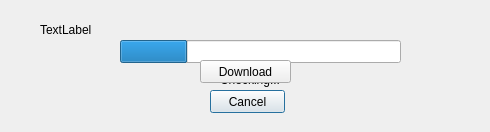
<?xml version="1.0" encoding="UTF-8"?>
<ui version="4.0">
 <class>CheckForUpdates</class>
 <widget class="QDialog" name="CheckForUpdates">
  <property name="geometry">
   <rect>
    <x>0</x>
    <y>0</y>
    <width>490</width>
    <height>132</height>
   </rect>
  </property>
  <property name="minimumSize">
   <size>
    <width>490</width>
    <height>132</height>
   </size>
  </property>
  <property name="maximumSize">
   <size>
    <width>490</width>
    <height>132</height>
   </size>
  </property>
  <property name="windowTitle">
   <string>Dialog</string>
  </property>
  <widget class="QPushButton" name="btnCancel">
   <property name="geometry">
    <rect>
     <x>210</x>
     <y>90</y>
     <width>75</width>
     <height>23</height>
    </rect>
   </property>
   <property name="text">
    <string>Cancel</string>
   </property>
  </widget>
  <widget class="QProgressBar" name="progressBar">
   <property name="geometry">
    <rect>
     <x>120</x>
     <y>40</y>
     <width>281</width>
     <height>23</height>
    </rect>
   </property>
   <property name="value">
    <number>24</number>
   </property>
   <property name="invertedAppearance">
    <bool>false</bool>
   </property>
   <property name="format">
    <string/>
   </property>
  </widget>
  <widget class="QLabel" name="lbChecking">
   <property name="geometry">
    <rect>
     <x>220</x>
     <y>70</y>
     <width>61</width>
     <height>20</height>
    </rect>
   </property>
   <property name="text">
    <string>Checking...</string>
   </property>
  </widget>
  <widget class="QLabel" name="lbStatus">
   <property name="geometry">
    <rect>
     <x>40</x>
     <y>20</y>
     <width>451</width>
     <height>20</height>
    </rect>
   </property>
   <property name="text">
    <string>TextLabel</string>
   </property>
  </widget>
  <widget class="QPushButton" name="btnDownload">
   <property name="geometry">
    <rect>
     <x>200</x>
     <y>60</y>
     <width>91</width>
     <height>23</height>
    </rect>
   </property>
   <property name="text">
    <string>Download</string>
   </property>
  </widget>
 </widget>
 <resources/>
 <connections/>
</ui>
